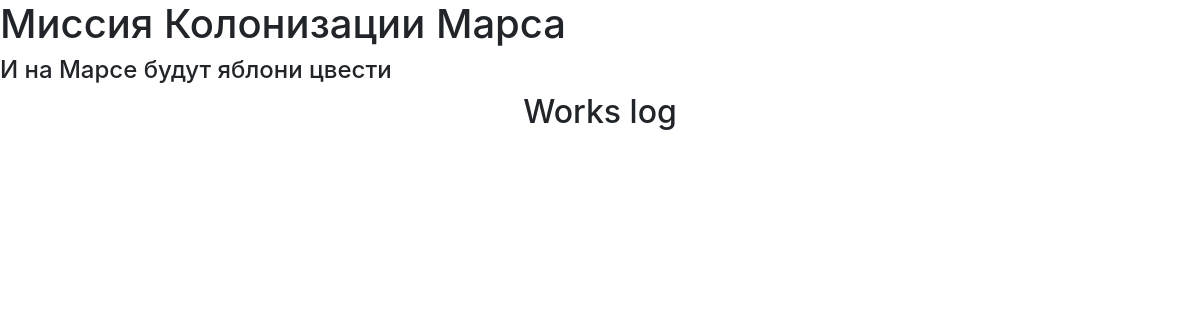
Page /works on the earlier database version.
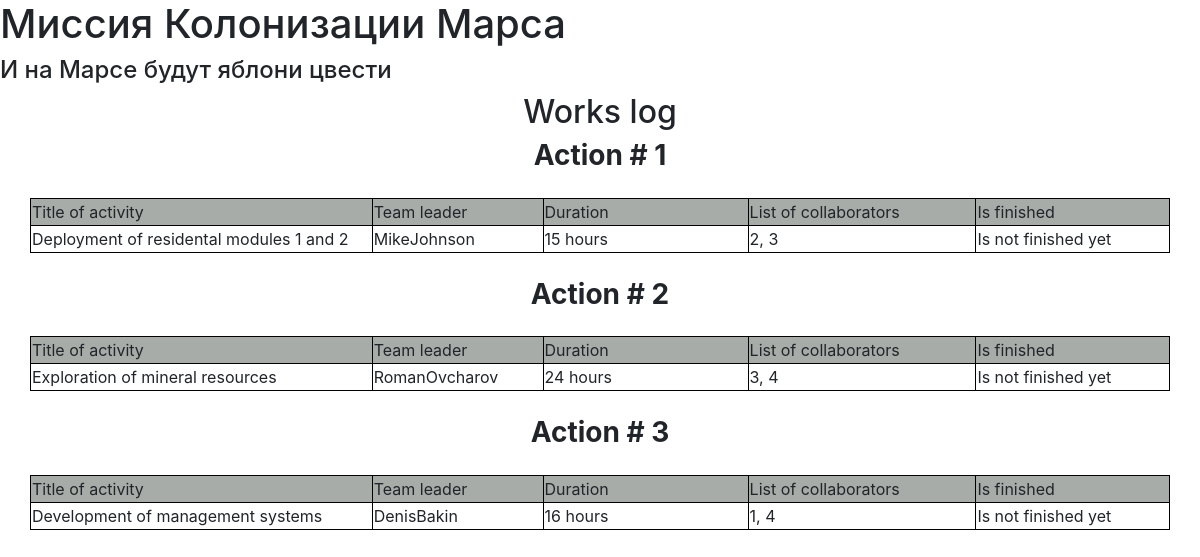
Same page on the later database version.
### data/jobs.py (models this page shows, shortened)
class Jobs(SqlAlchemyBase):
    __tablename__ = 'jobs'
    id = sqlalchemy.Column(sqlalchemy.Integer, primary_key=True, autoincrement=True, unique=True)
    team_leader = sqlalchemy.Column(sqlalchemy.Integer, sqlalchemy.ForeignKey('users.id'))
    job = sqlalchemy.Column(sqlalchemy.String)
    work_size = sqlalchemy.Column(sqlalchemy.Integer)
    collaborators = sqlalchemy.Column(sqlalchemy.String)
    start_date = sqlalchemy.Column(sqlalchemy.DateTime, default=datetime.datetime.now())
    end_date = sqlalchemy.Column(sqlalchemy.DateTime)
    is_finished = sqlalchemy.Column(sqlalchemy.Boolean)

### data/users.py (models this page shows)
class User(SqlAlchemyBase):
    __tablename__ = 'users'
    id = sqlalchemy.Column(sqlalchemy.Integer, primary_key=True, autoincrement=True)
    surname = sqlalchemy.Column(sqlalchemy.String)
    name = sqlalchemy.Column(sqlalchemy.String)
    age = sqlalchemy.Column(sqlalchemy.Integer)
    position = sqlalchemy.Column(sqlalchemy.String)
    speciality = sqlalchemy.Column(sqlalchemy.String)
    address = sqlalchemy.Column(sqlalchemy.String)
    email = sqlalchemy.Column(sqlalchemy.String, unique=True)
    hashed_password = sqlalchemy.Column(sqlalchemy.String)
    modified_date = sqlalchemy.Column(sqlalchemy.DateTime, default=datetime.datetime.now)

### main.py (the view)
@app.route('/works')
def works():
    works = session.query(Jobs).all()
    params = {'title': 'Works log',
              'session': session,
              'works': works,
              'User': User
              }
    return render_template('works_log.html', **params)

### templates/works_log.html (shortened to what this page needs)
{% extends 'base.html' %}
{% block content %}
<div align="center">
    <h2>Works log</h2>
    {% for i in works %}
    <h3><strong>Action # {{ loop.index }}</strong></h3>
    <table align="center" width="95%">
        <tr style="background-color: #A8ACA9;">
            <td width="30%">Title of activity</td>
            <td width="18">Team leader</td>
            <td width="18%">Duration</td>
            <td width="20%">List of collaborators</td>
            <td width="17%">Is finished</td>
        </tr>
        <tr>
            <td>{{ i.job }}</td>
            <td>{{ session.query(User).filter(User.id == i.team_leader)[0].name + session.query(User).filter(User.id == i.team_leader)[0].surname }}</td>
            <td>{{ i.work_size }} hours</td>
            <td>{{ i.collaborators }}</td>
            {% if i.is_finished %}
            <td>Is finished</td>
            {% else %}
            <td>Is not finished yet</td>
            {% endif %}
        </tr>
    </table>
    {% endfor %}
</div>
{% endblock %}

### templates/base.html (shortened to what this page needs)
<!DOCTYPE html>
<html lang="en">
<head>
    <link rel="stylesheet" href="https://maxcdn.bootstrapcdn.com/bootstrap/4.0.0-alpha.4/css/bootstrap.min.css">
</head>
<body>
<h1>Миссия Колонизации Марса</h1>
<h4>И на Марсе будут яблони цвести</h4>
{% block content %}
{% endblock %}
</body>
</html>

### templates/works_log.html (style rules this page uses)
table { border-collapse: collapse; }
table, th, td { border: 1px solid black; margin-top: 25px; margin-bottom: 25px; }

Differences in the rows shown:
added Jobs: job "Deployment of residental modules 1 and 2", query "MikeJohnson", work_size "15", collaborators "2, 3", is_finished "Is not finished yet"
added Jobs: job "Exploration of mineral resources", query "RomanOvcharov", work_size "24", collaborators "3, 4", is_finished "Is not finished yet"
added Jobs: job "Development of management systems", query "DenisBakin", work_size "16", collaborators "1, 4", is_finished "Is not finished yet"
